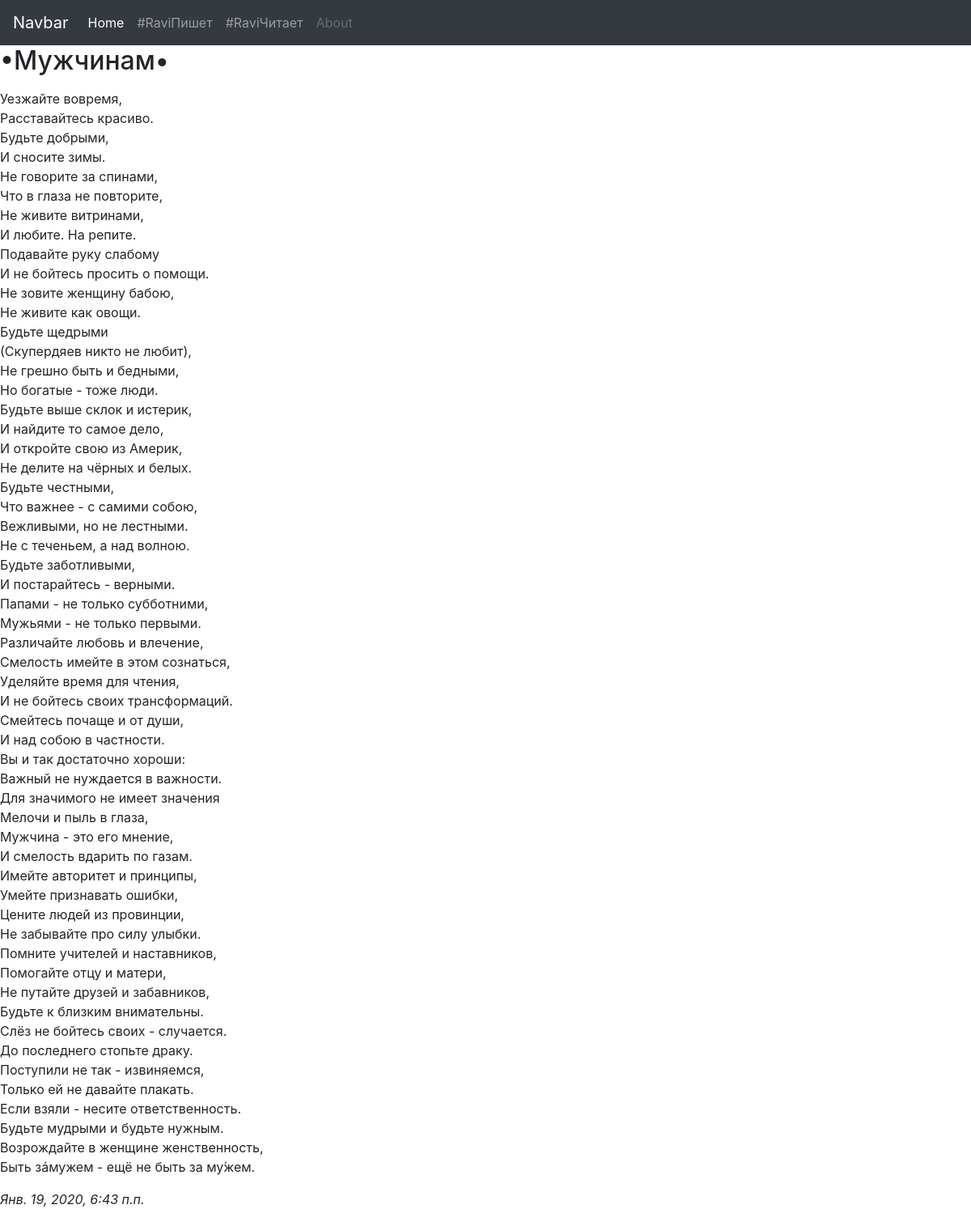
The app's page /rwr/2/ with its own data.
### rwr/models.py (models this page shows, shortened)
class Article(models.Model):
    article_title = models.CharField('Название статьи', max_length = 200)
    article_text = models.TextField('Текст статьи')
    pub_date = models.DateTimeField('Дата публикации')
    photo = models.ForeignKey(Photo, on_delete=models.DO_NOTHING, blank=True, null=True)
    class Meta():
        verbose_name = 'Стих'
        verbose_name_plural = 'Стихи'

### rwr/views.py (the view)
# urls.py: path('<int:article_id>/', views.detail, name='detail'),
def detail(request, article_id):
    try:
        article_detail = Article.objects.get(id = article_id)
    except:
        raise Http404("Статья не найдена")
    latest_comments_list = article_detail.comment_set.order_by('-id')[:10]
    return render(request, 'rwr/detail.html', {'article':article_detail, 'latest_comments_list':latest_comments_list})

### rwr/templates/rwr/detail.html (shortened to what this page needs)
{% extends 'base.html' %}
{% block content %}
    <h2>{{ article.article_title }}</h2>
    <p>{{ article.article_text|linebreaks }}</p>
    <em>{{ article.pub_date }}</em>
{% endblock %}

### rwr/templates/base.html (shortened to what this page needs)
<!DOCTYPE html>
<html lang="en">
<head>
    <link rel="stylesheet" href="https://stackpath.bootstrapcdn.com/bootstrap/4.4.1/css/bootstrap.min.css">
</head>
<body>
    <nav class="navbar navbar-expand-lg navbar-dark bg-dark">
        <a class="navbar-brand" href="#">Navbar</a>
        <div class="collapse navbar-collapse" id="navbarNavAltMarkup">
            <div class="navbar-nav">
              <a class="nav-item nav-link active" href="#">Home <span class="sr-only">(current)</span></a>
              <a class="nav-item nav-link" href="#">#RaviПишет</a>
              <a class="nav-item nav-link" href="#">#RaviЧитает</a>
              <a class="nav-item nav-link disabled" href="#">About</a>
            </div>
        </div>
    </nav>
    {% block content %}{% endblock %}
</body>
</html>

### records on screen
Article: article_title "•Мужчинам•", article_text "Уезжайте вовремя, Расставайтесь красиво. Будьте добрыми, И сносите зимы. Не говорите за спинами, Что в глаза не повторите, Не живите витринами, И любите. На репите. Подавайте руку слабому И не бойтесь просить о помощи. Не зовите женщину бабою, Не живите как овощи. Будьте щедрыми (Скупердяев никто не любит), Не грешно быть и бедными, Но богатые - тоже люди. Будьте выше склок и истерик, И найдите то самое дело, И откройте свою из Америк, Не делите на чёрных и белых. Будьте честными, Что важнее - с самими собою, Вежливыми, но не лестными. Не с теченьем, а над волною. Будьте заботливыми, И постарайтесь - верными. Папами - не только субботними, Мужьями - не только первыми. Различайте любовь и…", pub_date "Янв. 19, 2020, 6:43 п.п."
